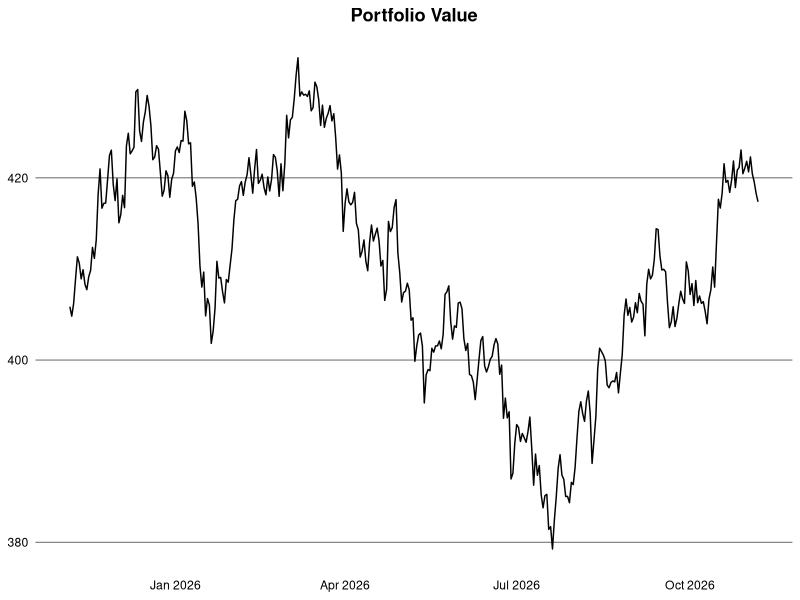
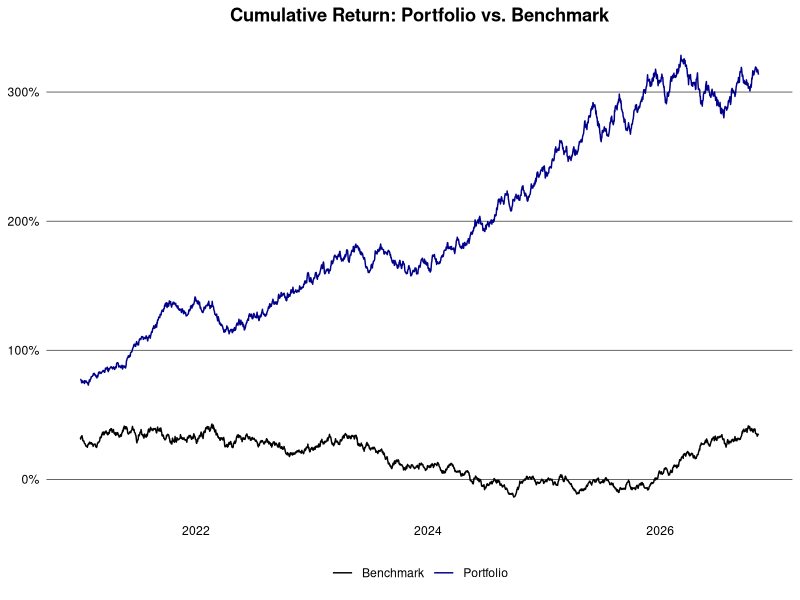
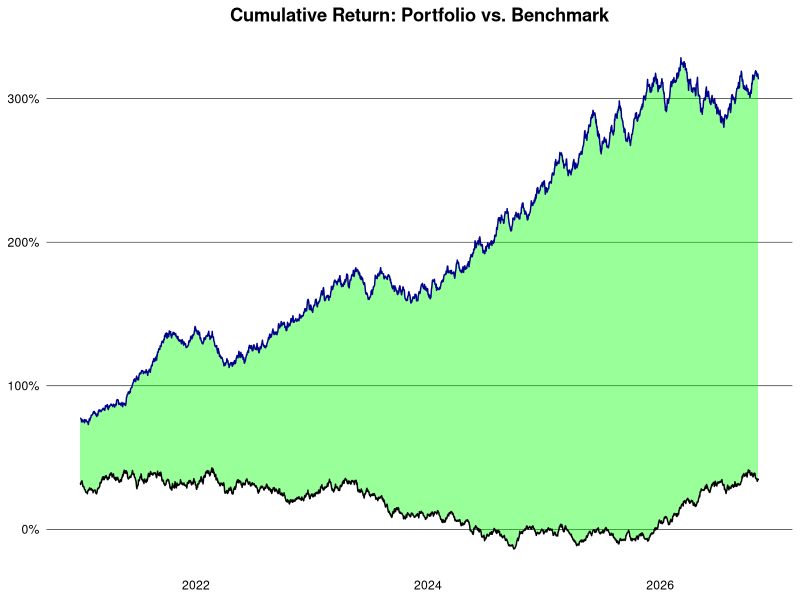

Generate these figures, in order, with R:
## ---- chunk 1
library(clock)
library(data.table)
library(ggplot2)
## ---- chunk 2
set.seed(1994L)

generate_prices <- function(ticker, start_date, end_date) {
  dates <- seq.Date(as.Date(start_date), as.Date(end_date), by = "days")
  n <- length(dates)
  prices <- cumprod(1 + rnorm(n, mean = 0.0005, sd = 0.01)) * 100
  data.table(
    ticker = ticker,
    date = dates,
    price = prices
  )
}

generate_benchmark <- function(start_date, end_date) {
  dates <- seq.Date(as.Date(start_date), as.Date(end_date), by = "days")
  n <- length(dates)
  prices <- cumprod(1 + rnorm(n, mean = 0.0003, sd = 0.008)) * 3000
  data.table(
    ticker = "SP500",
    date = dates,
    price = prices
  )
}

ticker <- c("AAPL", "GOOGL", "MSFT", "AMZN")
start_date <- "2015-01-01"
end_date <- Sys.Date()

dt <- lapply(ticker, generate_prices, start_date, end_date) |> rbindlist()
alloc <- data.table(
  ticker = ticker,
  weight = c(0.4, 0.3, 0.2, 0.1),
  country = c("USA", "USA", "USA", "USA")
)
dt <- dt[alloc, on = "ticker"]
head(dt)
## ---- chunk 3
logret <- function(x) {
  x <- log(x)
  x - shift(x)
}

dt <- dt |>
  setorder(ticker, date) |>
  _[, let(ret = price / shift(price) - 1, log_ret = logret(price)), by = ticker] |>
  na.omit("ret") |>
  _[, let(wret = ret * weight, value = price * weight)]
head(dt)
## ---- chunk 4
#| dpi = 300
dt |>
  _[date >= add_months(end_date, -12L), .(value = sum(value)), by = date] |>
  ggplot(aes(x = date, y = value)) +
  geom_line() +
  theme_minimal() +
  theme(
    plot.title = element_text(face = "bold", hjust = 0.5),
    panel.grid.major.y = element_line(color = "black", linewidth = 0.2),
    panel.grid.major.x = element_blank(),
    panel.grid.minor = element_blank(),
    axis.text = element_text(color = "black"),
    axis.title = element_blank()
  ) +
  labs(title = "Portfolio Value")
## ---- chunk 5
ret_week <- dt[, .(ret = prod(1 + ret) - 1), by = .(ticker, year(date), week(date))]
ret_month <- dt[, .(ret = prod(1 + ret) - 1), by = .(ticker, yearmon(date))]
ret_year <- dt[, .(ret = prod(1 + ret) - 1), by = .(ticker, year(date))]
head(ret_year)
## ---- chunk 6
port_ret_week <- dt[, .(ret = prod(1 + wret) - 1), by = .(year(date), week(date))]
port_ret_month <- dt[, .(ret = prod(1 + wret) - 1), by = .(yearmon(date))]
port_ret_year <- dt[, .(ret = prod(1 + wret) - 1), by = year(date)]
head(port_ret_year)
## ---- chunk 7
bmr <- generate_benchmark(start_date, end_date) |>
  setorder(date) |>
  _[, ret := price / shift(price) - 1] |>
  na.omit("ret")

port <- dt |>
  _[, .(ret = prod(1 + wret) - 1, ticker = "Portfolio"), by = date] |>
  rbind(bmr[, .(ticker, date, ret)]) |>
  setorder(ticker, date) |>
  _[, cum_ret := cumprod(1 + ret) - 1, by = ticker] |>
  _[, ticker := fifelse(ticker == "Portfolio", ticker, "Benchmark")]
## ---- chunk 8
#| dpi = 300
port |>
  _[date > "2021-01-01"] |>
  ggplot(aes(x = date, y = cum_ret, color = ticker)) +
  geom_line() +
  theme_minimal() +
  theme(
    plot.title = element_text(face = "bold", hjust = 0.5),
    panel.grid.major.y = element_line(color = "black", linewidth = 0.2),
    panel.grid.major.x = element_blank(),
    panel.grid.minor = element_blank(),
    axis.text = element_text(color = "black"),
    axis.title = element_blank(),
    legend.title = element_blank(),
    legend.position = "bottom"
  ) +
  scale_color_manual(values = c("Portfolio" = "darkblue", "Benchmark" = "black")) +
  scale_y_continuous(labels = scales::percent_format(accuracy = 2L)) +
  labs(title = "Cumulative Return: Portfolio vs. Benchmark")
## ---- chunk 9
#| dpi = 300
# TODO: remove the legend with T/F and bmr/port labels
perf <- port |>
  dcast(date ~ ticker, value.var = "cum_ret") |>
  setnames(tolower) |>
  _[, diff := portfolio - benchmark]

perf |>
  _[date > "2021-01-01"] |>
  ggplot(aes(x = date)) +
  geom_ribbon(aes(
      ymin = pmin(portfolio, benchmark),
      ymax = pmax(portfolio, benchmark),
      fill = diff > 0
    ),
    alpha = 0.4
  ) +
  geom_line(aes(y = portfolio), color = "darkblue") +
  geom_line(aes(y = benchmark), color = "black") +
  scale_fill_manual(values = c("TRUE" = "green", "FALSE" = "red")) +
  scale_y_continuous(labels = scales::percent_format(accuracy = 2L)) +
  labs(title = "Cumulative Return: Portfolio vs. Benchmark") +
  theme_minimal() +
  theme(
    plot.title = element_text(face = "bold", hjust = 0.5),
    panel.grid.major.y = element_line(color = "black", linewidth = 0.2),
    panel.grid.major.x = element_blank(),
    panel.grid.minor = element_blank(),
    axis.text = element_text(color = "black"),
    axis.title = element_blank(),
    legend.title = element_blank(),
    legend.position = "none"
  )
## ---- chunk 10

## ---- chunk 11
vola <- dt[, .(daily_vola = sd(log_ret)), by = .(ticker, year(date))] |>
  _[, let(
    weekly_vola = daily_vola * sqrt(5L),
    monthly_vola = daily_vola * sqrt(21L),
    yearly_vola = daily_vola * sqrt(252L)
  )]
head(vola)
## ---- chunk 12
wgt <- alloc$weight
cov_mat <- dt |>
  dcast(date ~ ticker, value.var = "log_ret") |>
  _[, date := NULL] |>
  cov(use = "pairwise.complete.obs")
port_risk <- sqrt(t(wgt) %*% cov_mat %*% wgt)
port_risk
